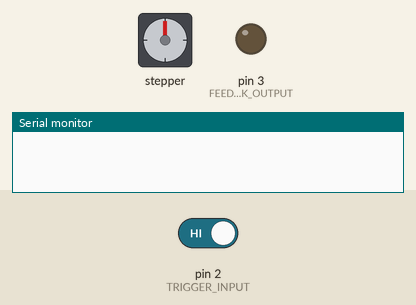
This sketch was run on a simulated Arduino Uno, built with avr-gcc and run on an emulated ATmega328P. Parts: stepper motor, output pins drawn as LEDs (lit = HIGH), the last lines printed to the serial monitor. The inputs (shaded band) are chosen by the test bench; at power-on: pin 2 (TRIGGER_INPUT) HIGH. Stepper angles assume 200 steps per turn; pins used as bus, display or sensor lines are not drawn.

Above: at 1.2 s.
1.3 s: pin 2 (TRIGGER_INPUT) driven LOW
At 14.4 s:
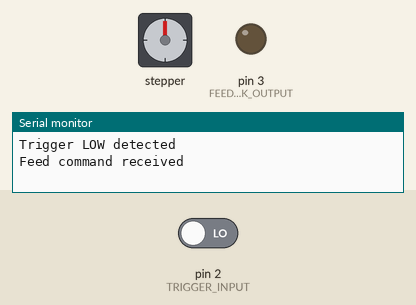
At 17.4 s:
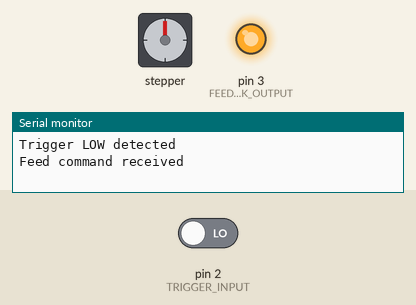
Timing chart, 0 to 18.1 s (numbered marks = the images above; inputs shaded):
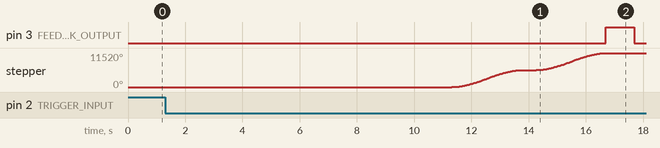

The sketch:

UnoFeeder.ino
```cpp
#include <AccelStepper.h>

/*
 * WIRING CONNECTIONS:
 *
 * ESP8266-01 <-> Arduino Uno:
 *   GPIO0    <-> Pin 3 (FEEDBACK_OUTPUT)
 *   GPIO2    <-> Pin 2 (TRIGGER_INPUT)
 *
 * DRV8825 <-> Arduino Uno:
 *   STEP     <-> Pin 4
 *   SLP      <-> Pin 5
 *   DIR      <-> Pin A5 (not used, but required for AccelStepper)
 */

// Pin connections to DRV8825
#define STEP_PIN 4
#define SLEEP_PIN 5
#define DIR_PIN A5 // Not used in this sketch, but required for AccelStepper

// Pins for ESP communication
#define TRIGGER_INPUT 2   // Input from ESP8266 GPIO2
#define FEEDBACK_OUTPUT 3 // Output to ESP8266 GPIO0

const int stepsPerRevolution = 200; // Adjust for your NEMA17 setup

AccelStepper stepper(AccelStepper::DRIVER, STEP_PIN, DIR_PIN);

void setup()
{
  pinMode(SLEEP_PIN, OUTPUT);
  pinMode(FEEDBACK_OUTPUT, OUTPUT);
  pinMode(TRIGGER_INPUT, INPUT);
  digitalWrite(FEEDBACK_OUTPUT, LOW);
  digitalWrite(SLEEP_PIN, LOW);
  Serial.begin(9600);
  stepper.setMaxSpeed(4000);     // Max speed (steps/s)
  stepper.setAcceleration(3500); // Acceleration (steps/s²)
  stepper.setCurrentPosition(0);
}

void loop()
{
  if (digitalRead(TRIGGER_INPUT) == LOW)
  {
    Serial.println("Trigger LOW detected");
    unsigned long triggerStart = millis();
    // Wait and check if the signal stays LOW for 10 seconds
    while (digitalRead(TRIGGER_INPUT) == LOW && millis() - triggerStart < 10000)
    {
      delay(10);
    }
    // If still LOW after 10 seconds, execute feeding sequence
    if (digitalRead(TRIGGER_INPUT) == LOW && millis() - triggerStart >= 10000)
    {
      Serial.println("Feed command received");
      feed();
      sendFeedback();
      // Wait for trigger to go HIGH to avoid retriggering
      while (digitalRead(TRIGGER_INPUT) == LOW)
      {
        delay(10);
      }
    }
  }
  stepper.run(); // Required for AccelStepper
}

void feed()
{
  digitalWrite(SLEEP_PIN, HIGH);
  delay(10);
  // First half turn
  stepper.moveTo(stepper.currentPosition() + 3200); // 0.5 turn (200*32/2)
  while (stepper.distanceToGo() != 0)
  {
    stepper.run();
  }
  delay(500); // Pause between the two half turns
  // Second half turn (same direction)
  stepper.moveTo(stepper.currentPosition() + 3200); // 0.5 turn
  while (stepper.distanceToGo() != 0)
  {
    stepper.run();
  }
  digitalWrite(SLEEP_PIN, LOW);
}

void sendFeedback()
{
  digitalWrite(FEEDBACK_OUTPUT, HIGH);
  delay(1000); // Long enough for ESP to read
  digitalWrite(FEEDBACK_OUTPUT, LOW);
}
```

Measured:
- after the input at 1.3 s, pin 3 (FEEDBACK_OUTPUT): LOW → HIGH after 15.4 s, → LOW 1.0 s later; stepper: turns 5760° clockwise in 2.4 s, then 5760° clockwise in 2.4 s
